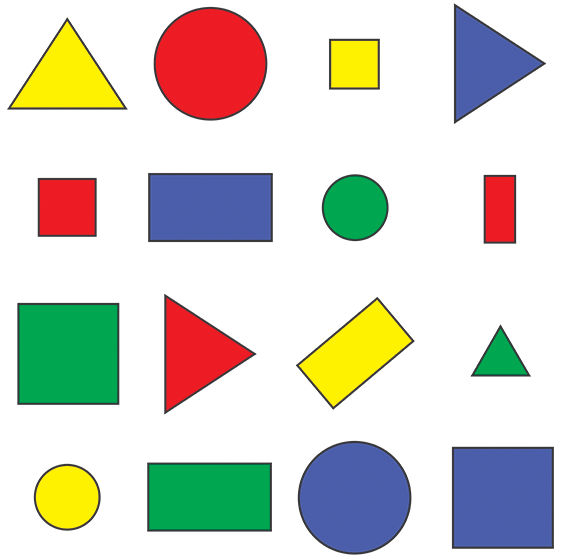
#> input picture Chapter 8  (Shape Detection)/shapes.png, 570 x 560 px, given in place of the camera
$ python shape_detection_vid.py
#> lines starting #> are read from the running program, lines starting #| are printed output that depends on the picture; after the words box and inside, x2 and y2 are one past the last pixel; in counts of white or black regions, pixels touching at a corner belong together
import cv2
import numpy as np


# Creating Trackbars
# -----------x----------------x--------------------x-----------------
def empty(a):
    pass

cv2.namedWindow("Parameter")
cv2.resizeWindow("Parameter", 640, 240)
cv2.createTrackbar("Threshold", "Parameter", 200, 255, empty)
cv2.createTrackbar("Threshold", "Parameter", 200, 255, empty)
# cv2.createTrackbar("Area", "Parameter", 0.5, 1, empty)
# cv2.createTrackbar("Area", "Parameter", 1, 1.5, empty)
# -----------x-----------------x--------------------x-----------------


# Function to stack multiple images/videos
# -----------x----------------x--------------------x-----------------
def stackImages(scale,imgArray):
    rows = len(imgArray)
    cols = len(imgArray[0])
    rowsAvailable = isinstance(imgArray[0], list)
    width = imgArray[0][0].shape[1]
    height = imgArray[0][0].shape[0]
    if rowsAvailable:
        for x in range ( 0, rows):
            for y in range(0, cols):
                if imgArray[x][y].shape[:2] == imgArray[0][0].shape [:2]:
                    imgArray[x][y] = cv2.resize(imgArray[x][y], (0, 0), None, scale, scale)
                else:
                    imgArray[x][y] = cv2.resize(imgArray[x][y], (imgArray[0][0].shape[1], imgArray[0][0].shape[0]), None, scale, scale)
                if len(imgArray[x][y].shape) == 2: imgArray[x][y]= cv2.cvtColor( imgArray[x][y], cv2.COLOR_GRAY2BGR)
        imageBlank = np.zeros((height, width, 3), np.uint8)
        hor = [imageBlank]*rows
        hor_con = [imageBlank]*rows
        for x in range(0, rows):
            hor[x] = np.hstack(imgArray[x])
        ver = np.vstack(hor)
    else:
        for x in range(0, rows):
            if imgArray[x].shape[:2] == imgArray[0].shape[:2]:
                imgArray[x] = cv2.resize(imgArray[x], (0, 0), None, scale, scale)
            else:
                imgArray[x] = cv2.resize(imgArray[x], (imgArray[0].shape[1], imgArray[0].shape[0]), None,scale, scale)
            if len(imgArray[x].shape) == 2: imgArray[x] = cv2.cvtColor(imgArray[x], cv2.COLOR_GRAY2BGR)
        hor= np.hstack(imgArray)
        ver = hor
    return ver
# -----------x----------------x--------------------x-----------------


# Functin to get contours (shapes) in a frame
# -----------x----------------x--------------------x-----------------
def getContours(frame_dill,frame_copy):
    # function find coonotours (shapes) in an image,
    # cv2.RETR_EXTERNAL gets the extreme contours in an image (used in finding outer corners)
    # cv2.CHAIN_APPROX_NONE gets all the contours found (uncompressed)
    contours, hierarchy = cv2.findContours(frame_dill, cv2.RETR_EXTERNAL, cv2.CHAIN_APPROX_NONE)

    for cnt in contours:
        # Function finds the area os the contour (shape)
        area = cv2.contourArea(cnt)
        print(area)

        if area>500:
            # Function draws the controus on the image
            # -1 means to dra all the contours
            cv2.drawContours(frame_copy, cnt, -1, [255, 0, 255], 7)

            # Function finds the arc length of the contours (helps to finds cornors)
            # True indicates that the shape is closed
            arc_len = cv2.arcLength(cnt, True)
            #print(arc_len)

            # Function finds the cornor points in a contour
            # 0.02*arc_len is the resolution
            # True indicates that the shape is closed
            approx = cv2.approxPolyDP(cnt, 0.02*arc_len, True)
            #print(len(approx))
            obj_cornor = len(approx)

            GetBoundingBox(approx, obj_cornor, area)
# -----------x----------------x--------------------x-----------------


# Function to get boundingbox on the detected sahpes
# -----------x----------------x--------------------x-----------------
def GetBoundingBox(approx, obj_cornor, area):
    x, y, w, h = cv2.boundingRect(approx)
    cv2.rectangle(frame_copy, (x, y), (x+w, y+h), [255,0,0], 5)

    if obj_cornor==3:
        Objtype = "Tri"
    elif obj_cornor==4:
        # threshold3 = cv2.getTrackbarPos("Area", "Parameter")
        # threshold4 = cv2.getTrackbarPos("Area", "Parameter")
        ratio = w/float(h)
        if ratio>=0.95 or ratio<=1.05:
            Objtype="square"
        else:
            Objtype="rectangle"
    elif obj_cornor==5:
        Objtype="pentagone"
    elif obj_cornor==6:
        Objtype="hexagone"
    else:
        Objtype="circle"

    cv2.putText(frame_copy,
                Objtype,
                (x+w+20, y+20),
                cv2.FONT_HERSHEY_COMPLEX, 0.7,
                (255, 0, 0),
                2)
# -----------x----------------x--------------------x-----------------


cap = cv2.VideoCapture(1)

while True:
    succcess, frame = cap.read()
#> frame is the input picture: shape (560, 570, 3); mean B, G, R 203.1, 212.6, 212.6
    frame_copy = frame.copy()

    frame_blur = cv2.GaussianBlur(frame, (7,7), 1)
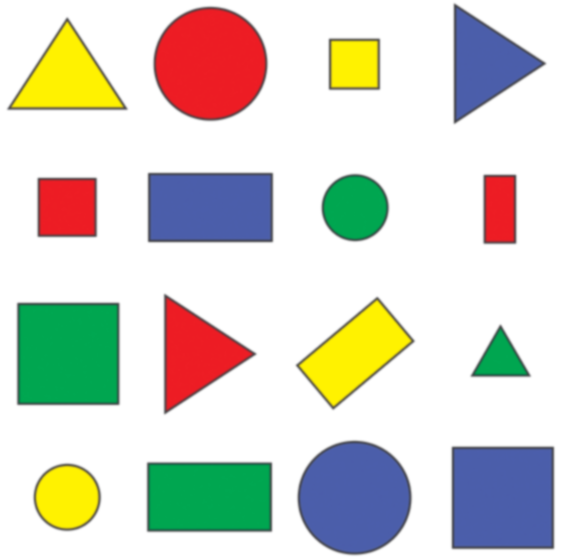
#> frame_blur: shape (560, 570, 3); mean B, G, R 203.1, 212.6, 212.6
    frame_gray = cv2.cvtColor(frame_blur, cv2.COLOR_BGR2GRAY)
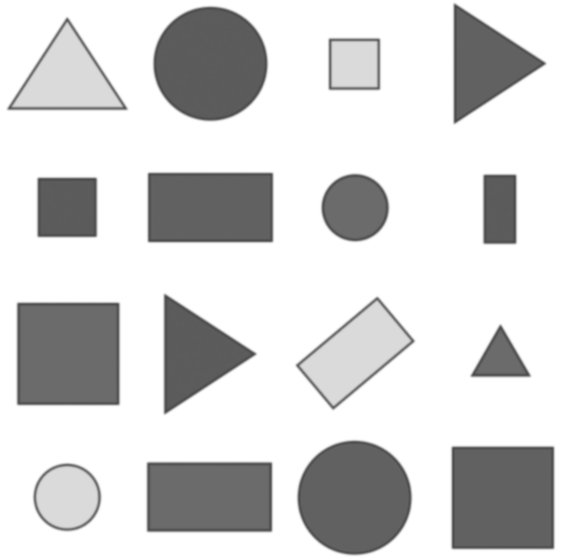
#> frame_gray: shape (560, 570); min 72, max 255, mean 211.5


    threshold1 = cv2.getTrackbarPos("Threshold", "Parameter")
    threshold2 = cv2.getTrackbarPos("Threshold", "Parameter")
    fram_canny = cv2.Canny(frame_gray, threshold1, threshold2)
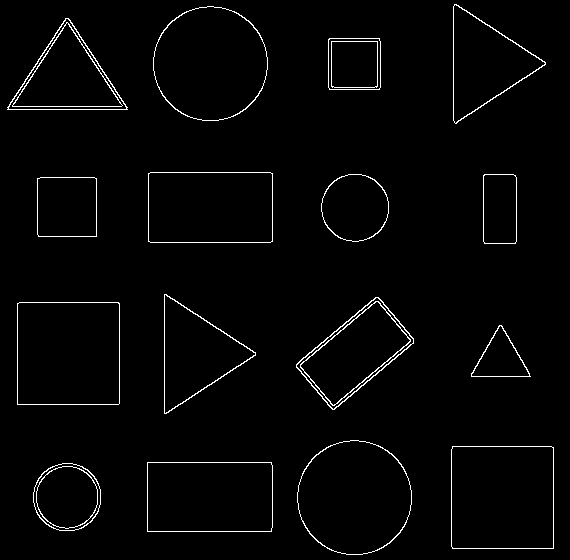
#> fram_canny: shape (560, 570); 2.1% white in thin lines or dots

    # To reduce the noice in canny frame
    kernal = np.ones([5,5])
    frame_dill = cv2.dilate(fram_canny, kernal, iterations=1)
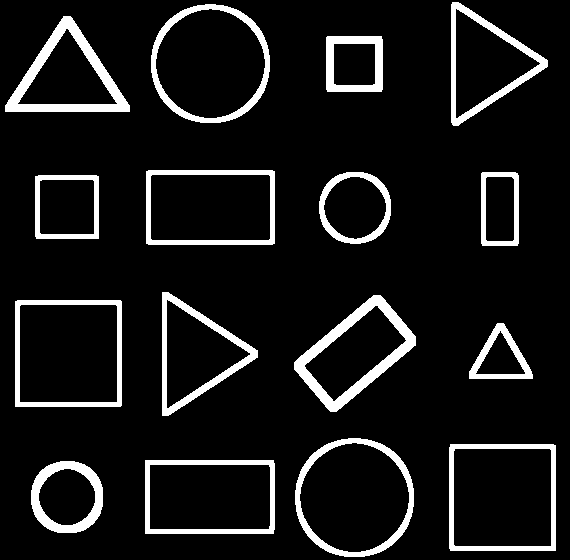
#> frame_dill: shape (560, 570); 9.6% white; 16 white regions

    getContours(frame_dill,frame_copy)
#> in getContours, `contours, hierarchy = cv2.findContours(frame_dill, cv2.RETR_EXTERNAL, ..`: contours = 16 contours; largest, box (x1, y1, x2, y2) and area: (15, 300, 122, 407) 11234, (449, 444, 556, 551) 11230, (295, 438, 414, 557) 11162, (151, 4, 270, 123) 11161, (146, 170, 275, 245) 9466
#> the loop in getContours, `for cnt in contours:` made 16 passes
#> (area, arc_len, approx, obj_cornor, x in GetBoundingBox, y in GetBoundingBox, w in GetBoundingBox, h in GetBoundingBox) on passes 2, 3, 5, 6, 7, 9, 10: (9411, 402.8, [[145, 460], [145, 533], [273, 533], [273, 460]], 4, 145, 460, 129, 74), (11230.5, 422.2, [[450, 444], [450, 550], [555, 550], [555, 445]], 4, 450, 444, 106, 107), (2068.5, 202.6, [[497, 323], [469, 378], [532, 378], [504, 324]], 4, 469, 323, 64, 56), (11233.5, 422.2, [[15, 301], [15, 406], [121, 405], [120, 300]], 4, 15, 300, 107, 107), (7320, 354.5, [[380, 295], [294, 362], [330, 411], [415, 345]], 4, 294, 295, 122, 117), (3963.5, 250.2, [[35, 176], [36, 238], [98, 238], [98, 176]], 4, 35, 176, 64, 63), (2693.5, 217.1, [[482, 172], [481, 243], [517, 245], [518, 175]], 4, 481, 172, 38, 74)
#> (area, arc_len, approx, obj_cornor, x in GetBoundingBox, y in GetBoundingBox, w in GetBoundingBox, h in GetBoundingBox) on passes 8, 14, 16: (6484, 368, [[162, 292], [168, 415], [257, 350]], 3, 162, 292, 96, 124), (6552.5, 369.5, [[5, 105], [129, 111], [70, 16]], 3, 5, 16, 125, 96), (6573, 367.7, [[452, 2], [458, 125], [547, 60]], 3, 452, 2, 96, 124)
#| 4146.5
#| 9411.0
#| 11230.5
#| 11162.0
#| 2068.5
#| 11233.5
#| 7320.0
#| 6484.0
#> (further printed lines are left out)
#> after the loop in getContours, `for cnt in contours:`:
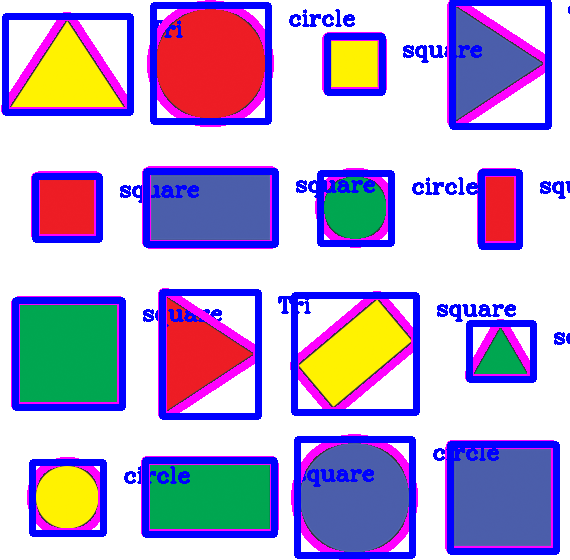
#> frame_copy: shape (560, 570, 3); mean B, G, R 209.3, 166.9, 181.6

    frame_stk = stackImages(0.5, ([frame, frame_gray, fram_canny], [frame_dill, frame_copy, frame_dill]))
#> after the loop in stackImages, `for x in range(0, rows):`: hor = 2 items
#> in stackImages, `ver = np.vstack(hor)`:
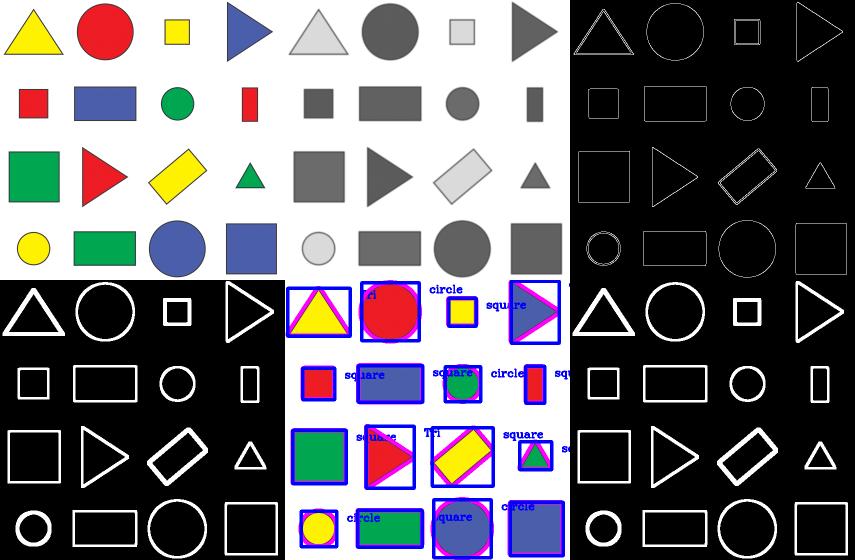
#> ver: shape (560, 855, 3); mean of channels 0, 1, 2 113, 107.6, 110; drawn as B, G, R

    cv2.imshow("output", frame_stk)
    if cv2.waitKey(1) & 0xFF == ord('q'):
#> (key q is pressed here)
        break

cap.release()
cv2.destroyAllWindows()
